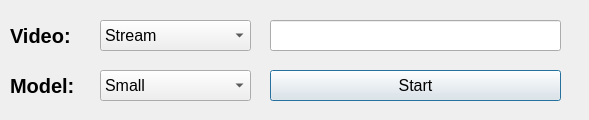
<?xml version="1.0" encoding="UTF-8"?>
<ui version="4.0">
 <class>Dialog</class>
 <widget class="QDialog" name="Dialog">
  <property name="geometry">
   <rect>
    <x>0</x>
    <y>0</y>
    <width>589</width>
    <height>120</height>
   </rect>
  </property>
  <property name="font">
   <font>
    <pointsize>12</pointsize>
    <bold>false</bold>
   </font>
  </property>
  <property name="windowTitle">
   <string>Dialog</string>
  </property>
  <widget class="QPushButton" name="start_button">
   <property name="geometry">
    <rect>
     <x>270</x>
     <y>70</y>
     <width>291</width>
     <height>31</height>
    </rect>
   </property>
   <property name="font">
    <font>
     <pointsize>12</pointsize>
     <bold>false</bold>
    </font>
   </property>
   <property name="text">
    <string>Start</string>
   </property>
  </widget>
  <widget class="QLabel" name="video_label">
   <property name="geometry">
    <rect>
     <x>10</x>
     <y>20</y>
     <width>101</width>
     <height>31</height>
    </rect>
   </property>
   <property name="font">
    <font>
     <pointsize>15</pointsize>
     <bold>true</bold>
    </font>
   </property>
   <property name="text">
    <string>Video:</string>
   </property>
  </widget>
  <widget class="QLabel" name="model_label">
   <property name="geometry">
    <rect>
     <x>10</x>
     <y>70</y>
     <width>111</width>
     <height>31</height>
    </rect>
   </property>
   <property name="font">
    <font>
     <pointsize>15</pointsize>
     <bold>true</bold>
    </font>
   </property>
   <property name="text">
    <string>Model:</string>
   </property>
  </widget>
  <widget class="QComboBox" name="model_option">
   <property name="geometry">
    <rect>
     <x>100</x>
     <y>70</y>
     <width>151</width>
     <height>31</height>
    </rect>
   </property>
   <item>
    <property name="text">
     <string>Small</string>
    </property>
   </item>
   <item>
    <property name="text">
     <string>Small v2</string>
    </property>
   </item>
   <item>
    <property name="text">
     <string>Medium</string>
    </property>
   </item>
  </widget>
  <widget class="QComboBox" name="camera_option">
   <property name="geometry">
    <rect>
     <x>100</x>
     <y>20</y>
     <width>151</width>
     <height>31</height>
    </rect>
   </property>
   <item>
    <property name="text">
     <string>Stream</string>
    </property>
   </item>
   <item>
    <property name="text">
     <string>Camera 0</string>
    </property>
   </item>
   <item>
    <property name="text">
     <string>Camera 1</string>
    </property>
   </item>
  </widget>
  <widget class="QLineEdit" name="server_address">
   <property name="geometry">
    <rect>
     <x>270</x>
     <y>20</y>
     <width>291</width>
     <height>31</height>
    </rect>
   </property>
   <property name="text">
    <string/>
   </property>
  </widget>
 </widget>
 <resources/>
 <connections/>
</ui>
